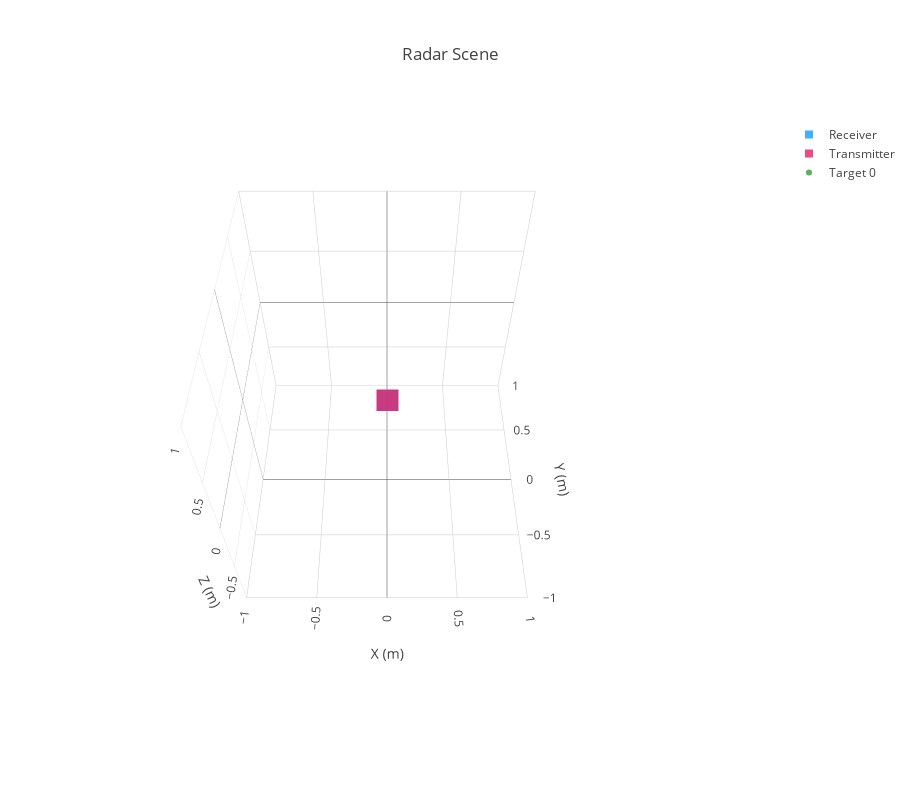

Source (notebook cell):
### Code cell
from plotly.offline import download_plotlyjs, init_notebook_mode, plot, iplot
import plotly.graph_objs as go
from plotly import tools

init_notebook_mode(connected=True)

rx_loc_x = np.zeros(len(rx['channels']))
rx_loc_y = np.zeros(len(rx['channels']))
rx_loc_z = np.zeros(len(rx['channels']))
for rx_idx, rx_element in enumerate(rx['channels']):
    rx_loc_x[rx_idx] = rx_element['location'][0]
    rx_loc_y[rx_idx] = rx_element['location'][1]
    rx_loc_z[rx_idx] = rx_element['location'][2]

tx_loc_x = np.zeros(len(tx['channels']))
tx_loc_y = np.zeros(len(tx['channels']))
tx_loc_z = np.zeros(len(tx['channels']))
for tx_idx, tx_element in enumerate(tx['channels']):
    tx_loc_x[tx_idx] = tx_element['location'][0]
    tx_loc_y[tx_idx] = tx_element['location'][1]
    tx_loc_z[tx_idx] = tx_element['location'][2]

rx_axis = go.Scatter3d(
    x=rx_loc_x,
    y=rx_loc_y,
    z=rx_loc_z,
    mode='markers',
    name='Receiver',
    marker=dict(color='rgb(17, 157, 255)',
                size=8,
                opacity=0.8,
                symbol='square'),
)

tx_axis = go.Scatter3d(
    x=tx_loc_x,
    y=tx_loc_y,
    z=tx_loc_z,
    mode='markers',
    name='Transmitter',
    marker=dict(color='rgb(233, 30, 99)', size=8, opacity=0.8,
                symbol='square'),
)

data = [rx_axis, tx_axis]

for target_idx, target in enumerate(targets):
    target_loc = go.Scatter3d(
        x=[target['location'][0]],
        y=[target['location'][1]],
        z=[target['location'][2]],
        mode='markers',
        name='Target ' + str(target_idx),
        marker=dict(size=6, opacity=0.8),
    )
    data = data + [target_loc]

camera = dict(
    up=dict(x=0, y=0, z=1),
    center=dict(x=0, y=0, z=0),
    eye=dict(x=0, y=-1.5, z=1.8),
)

layout = go.Layout(
    title='Radar Scene',
    scene=dict(
        xaxis=dict(title='X (m)'),
        yaxis=dict(title='Y (m)'),
        zaxis=dict(title='Z (m)'),
        camera=camera,
        aspectmode='cube',
    ),
    margin=dict(l=0, r=0, b=120, t=120),
    #     legend=dict(orientation='h'),
    height=800,
)
fig = go.Figure(data=data, layout=layout)
iplot(fig, filename='radar_scene.html')

### Figure 1 — Plotly figure (JSON) as saved in the notebook; plotly's stock layout.template omitted (floating-point values rounded to 4 significant figures)
{"data": [{"marker": {"color": "rgb(17, 157, 255)", "opacity": 0.8, "size": 8, "symbol": "square"}, "mode": "markers", "name": "Receiver", "type": "scatter3d", "uid": "11ce4b05-339f-43e7-8c2c-c51e65b5c736", "x": [0], "y": [0], "z": [0]}, {"marker": {"color": "rgb(233, 30, 99)", "opacity": 0.8, "size": 8, "symbol": "square"}, "mode": "markers", "name": "Transmitter", "type": "scatter3d", "uid": "33f37d2c-0b4b-42ce-b482-59fde75fb809", "x": [0], "y": [0], "z": [0]}, {"marker": {"opacity": 0.8, "size": 6}, "mode": "markers", "name": "Target 0", "type": "scatter3d", "uid": "a8a710c4-13aa-4ffd-a960-62dcc1b62fbf", "x": [0], "y": ["1.5+1e-3*math.sin(2*math.pi*1*t)"], "z": [0]}], "layout": {"height": 800, "margin": {"b": 120, "l": 0, "r": 0, "t": 120}, "scene": {"aspectmode": "cube", "camera": {"center": {"x": 0, "y": 0, "z": 0}, "eye": {"x": 0, "y": -1.5, "z": 1.8}, "up": {"x": 0, "y": 0, "z": 1}}, "xaxis": {"title": {"text": "X (m)"}}, "yaxis": {"title": {"text": "Y (m)"}}, "zaxis": {"title": {"text": "Z (m)"}}}, "title": {"text": "Radar Scene"}}}
